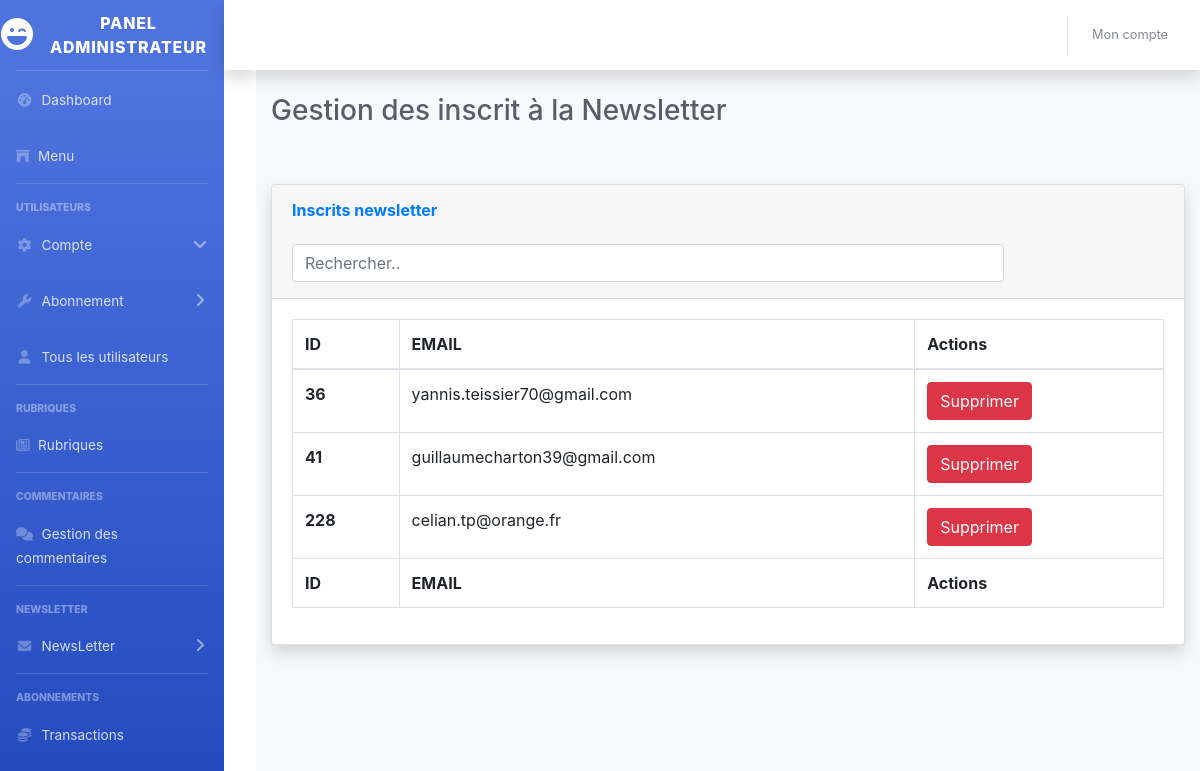
The page /BO/public/index.php?cas=BO_Newsletter&action=ViewSubscribers (signed in) on the database its author committed.
### tables this page shows
CREATE TABLE `mvc_inscrit` (
  `idInscrit` int(11) NOT NULL,
  `mail` text NOT NULL
);

### BO/Views/View_BO_Newsletter.php (called while the page is built, shortened)
<?php
class View_BO_Newsletter implements Views_interface
{
    private string $state;
    private function __construct(string $state, ?array $subscribers){
        $this->state = $state;
        $this->subscribers = $subscribers;
    }
    public function getPageContent(): string{
        return (@include_once "../public/templates/newsletter/Newsletter_{$this->state}.php") ?
            include_once "../public/templates/newsletter/Newsletter_{$this->state}.php" :
            include_once "../public/templates/newsletter/Newsletter_ViewSubscribers.php";
    }
}

### BO/Views/View.php (called while the page is built, shortened)
<?php
class View{
    public $body;
    private static $_instance = null;
    public function getContent(): string{
        $str = include 'header_html.php';
        $str .= View_BO_Menu::getInstance()->getPageContent();
        $str .= isset($this->body) ? $this->body->getPageContent() : '';
        $str .= View_BO_Footer::getInstance()->getPageContent();
        $str .= include 'footer_html.php';
        return substr($str, (strlen($str)), -1);
    }
    public static function getInstance(): View {
        self::$_instance = is_null(self::$_instance) ? new View() : self::$_instance;
        return self::$_instance;
    }
}

### BO/Models/Database_Newsletter.php (called while the page is built, shortened)
<?php
class Database_Newsletter extends Database{
    private PDO $pdo;
    private static $_instance = null;
    private function __construct(){
        $this->pdo = parent::getInstance()->getPDO();
    }
    public function getSubscribers(): array{
        $req =  $this->pdo->query('SELECT * FROM mvc_inscrit');
        return $req->fetchAll(PDO::FETCH_ASSOC);
    }
    public static function getInstance(): Database_Newsletter {
        self::$_instance = is_null(self::$_instance) ? new Database_Newsletter() : self::$_instance;
        return self::$_instance;
    }
}

### BO/Models/Database.php (called while the page is built, shortened)
<?php
class Database
{
    private PDO $pdo;
    private string $dbhost = "";
    private string $dbname = "";
    private string $username = "";
    private string $password = "";
    private static $_instance = null;
    private function __construct(){
        try {
            $this->pdo = new PDO("mysql:host={$this->dbhost};dbname={$this->dbname};", $this->username, $this->password);
        }catch (\Exception $e){
            die('Erreur : Impossible de créer l\'objet PDO');
        }
    }
    public function getPDO(){
        return $this->pdo;
    }
    public static function getInstance(): Database {
        self::$_instance = is_null(self::$_instance) ? new Database() : self::$_instance;
        return self::$_instance;
    }
}

### BO/Models/Newsletter/Newsletter.php (called while the page is built, shortened)
<?php
class Newsletter{
    private static $_instance = null;
    public function getSubscribers(): array {
        return Database_Newsletter::getInstance()->getSubscribers();
    }
    public static function getInstance(): Newsletter {
        self::$_instance = is_null(self::$_instance) ? new Newsletter() : self::$_instance;
        return self::$_instance;
    }
}

### BO/Controlers/Controler_BO_Newsletter.php (called while the page is built, shortened)
<?php
$view->body = View_BO_Newsletter::getInstance($_REQUEST['action'], Newsletter::getInstance()->getSubscribers());

### BO/public/templates/newsletter/Newsletter_ViewSubscribers.php (the view, shortened to what this page needs)
<div class="container-fluid">
    <h1 class="h3 mb-2 text-gray-800">Gestion des inscrit à la Newsletter</h1>
    <br>
    <br>
    <div class="card shadow mb-4">
        <div class="card-header py-3">
            <h6 class="m-0 font-weight-bold text-primary">Inscrits newsletter</h6>
            <br>
            <div class="form-check-inline col-sm-10">
                <input class="form-control col-smfa-rotate-180" id="search"
                       value="<?= isset($_REQUEST['search']) ? $_REQUEST['search'] : ''; ?>" type="text"
                       placeholder="Rechercher..">
            </div>
            <br>
        </div>
        <div class="card-body">
            <div class="table-responsive">
                <table class="table table-bordered" id="table" width="100%" cellspacing="0">
                    <thead>
                    <tr>
                        <th>ID</th>
                        <th>EMAIL</th>
                        <th>Actions</th>
                    </tr>
                    </thead>
                    <tfoot>
                    <tr>
                        <th>ID</th>
                        <th>EMAIL</th>
                        <th>Actions</th>
                    </tr>
                    </tfoot>
                    <tbody>
                    <?php
                    foreach ($this->subscribers as $subscriber) {
                        ?>
                        <tr class="search-item">
                            <th scope="row">
                                <?= $subscriber["idInscrit"] ?>
                            </th>
                            <td>
                                <?= $subscriber["mail"] ?>
                            </td>
                            <td>
                                <form method="GET" action="">
                                    <input type="submit" name="deleteSubscriber" class="btn btn-danger"
                                           value="Supprimer">
                                </form>
                            </td>
                        </tr>
                    <?php } ?>
                    </tbody>
                </table>
            </div>
        </div>
    </div>
</div>
</div>

### rows shown on the page
mvc_inscrit: idInscrit "36", mail "yannis.teissier70@gmail.com"
mvc_inscrit: idInscrit "41", mail "guillaumecharton39@gmail.com"
mvc_inscrit: idInscrit "228", mail "celian.tp@orange.fr"
